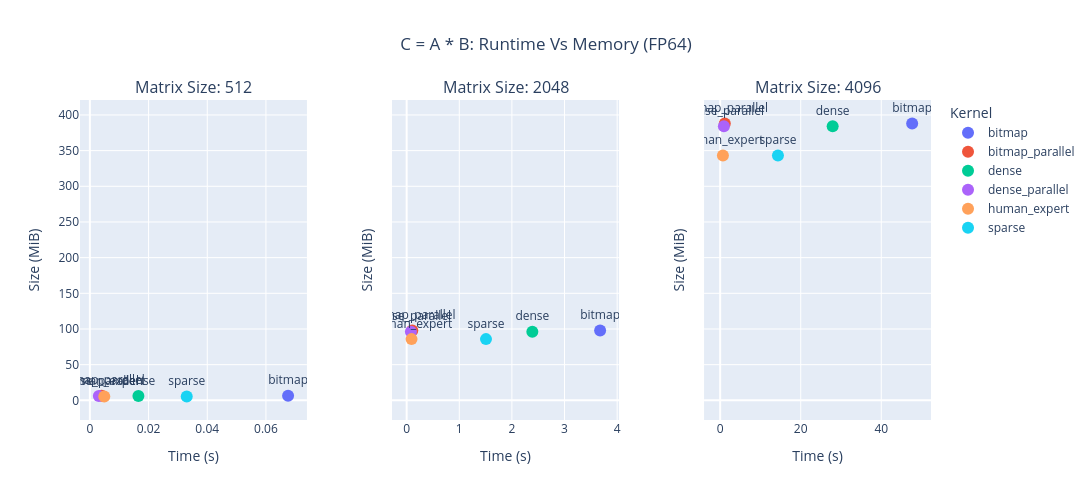

The notebook cell saved with this chart:
### Code cell
SIZES = [512, 2048, 4096]
SPARSITY = 50

fig = make_subplots(
    rows=1, 
    cols=3,
    subplot_titles=(f'Matrix Size: {SIZES[0]}',
                   f'Matrix Size: {SIZES[1]}',
                   f'Matrix Size: {SIZES[2]}',),
    horizontal_spacing=0.1,
    shared_yaxes=True,
    shared_xaxes=False
)


df_list = []
for size in SIZES:
    df_list.append(full_df[(full_df["M"] == size) & (full_df["sparsity"] == SPARSITY)])

unique_kernels = full_df['kernel'].unique()
color_sequence = px.colors.qualitative.Plotly

for i, df in enumerate(df_list, start=1):
    for j, kernel in enumerate(unique_kernels):
        kernel_df = df[df['kernel'] == kernel]
        fig.add_trace(
            go.Scatter(
                x=kernel_df['seconds'],
                y=kernel_df['mb'],
                mode='markers+text',
                name=kernel,
                text=kernel,
                textposition='top center',
                marker=dict(
                    size=15,
                    color=color_sequence[j % len(color_sequence)]
                ),
                hovertemplate=(
                    "Time: %{x:.2f}s<br>" +
                    "Memory: %{y:.2f} MiB<br>" +
                    "<extra></extra>"
                ),
                showlegend=True if i == 1 else False,
            ),
            row=1, col=i
        )

fig.update_layout(
    title_text="C = A * B: Runtime Vs Memory (FP64)",
    title_x=0.5,
    height=500,
    width=1600,
    legend_title_text='Kernel',
    hovermode='closest'
)

fig.update_xaxes(title_text="Time (s)", row=1, col=1)
fig.update_xaxes(title_text="Time (s)", row=1, col=2)
fig.update_xaxes(title_text="Time (s)", row=1, col=3)
fig.update_yaxes(title_text="Size (MiB)", row=1, col=1)
fig.update_yaxes(title_text="Size (MiB)", row=1, col=2)
fig.update_yaxes(title_text="Size (MiB)", row=1, col=3)

fig.update_traces(marker=dict(size=12), textposition='top center')

fig.show()

### Figure 1 — Plotly figure (JSON) as saved in the notebook; plotly's stock layout.template omitted (floating-point values rounded to 4 significant figures)
{"data": [{"hovertemplate": "Time: %{x:.2f}s<br>Memory: %{y:.2f} MiB<br><extra></extra>", "marker": {"color": "#636EFA", "size": 12}, "mode": "markers+text", "name": "bitmap", "showlegend": true, "text": "bitmap", "textposition": "top center", "type": "scatter", "x": [0.06755], "xaxis": "x", "y": [6.5], "yaxis": "y"}, {"hovertemplate": "Time: %{x:.2f}s<br>Memory: %{y:.2f} MiB<br><extra></extra>", "marker": {"color": "#EF553B", "size": 12}, "mode": "markers+text", "name": "bitmap_parallel", "showlegend": true, "text": "bitmap_parallel", "textposition": "top center", "type": "scatter", "x": [0.004028], "xaxis": "x", "y": [6.5], "yaxis": "y"}, {"hovertemplate": "Time: %{x:.2f}s<br>Memory: %{y:.2f} MiB<br><extra></extra>", "marker": {"color": "#00CC96", "size": 12}, "mode": "markers+text", "name": "dense", "showlegend": true, "text": "dense", "textposition": "top center", "type": "scatter", "x": [0.01654], "xaxis": "x", "y": [6.0], "yaxis": "y"}, {"hovertemplate": "Time: %{x:.2f}s<br>Memory: %{y:.2f} MiB<br><extra></extra>", "marker": {"color": "#AB63FA", "size": 12}, "mode": "markers+text", "name": "dense_parallel", "showlegend": true, "text": "dense_parallel", "textposition": "top center", "type": "scatter", "x": [0.003054], "xaxis": "x", "y": [6.0], "yaxis": "y"}, {"hovertemplate": "Time: %{x:.2f}s<br>Memory: %{y:.2f} MiB<br><extra></extra>", "marker": {"color": "#FFA15A", "size": 12}, "mode": "markers+text", "name": "human_expert", "showlegend": true, "text": "human_expert", "textposition": "top center", "type": "scatter", "x": [0.004904], "xaxis": "x", "y": [5.367], "yaxis": "y"}, {"hovertemplate": "Time: %{x:.2f}s<br>Memory: %{y:.2f} MiB<br><extra></extra>", "marker": {"color": "#19D3F3", "size": 12}, "mode": "markers+text", "name": "sparse", "showlegend": true, "text": "sparse", "textposition": "top center", "type": "scatter", "x": [0.03301], "xaxis": "x", "y": [5.367], "yaxis": "y"}, {"hovertemplate": "Time: %{x:.2f}s<br>Memory: %{y:.2f} MiB<br><extra></extra>", "marker": {"color": "#636EFA", "size": 12}, "mode": "markers+text", "name": "bitmap", "showlegend": false, "text": "bitmap", "textposition": "top center", "type": "scatter", "x": [3.676], "xaxis": "x2", "y": [98.0], "yaxis": "y2"}, {"hovertemplate": "Time: %{x:.2f}s<br>Memory: %{y:.2f} MiB<br><extra></extra>", "marker": {"color": "#EF553B", "size": 12}, "mode": "markers+text", "name": "bitmap_parallel", "showlegend": false, "text": "bitmap_parallel", "textposition": "top center", "type": "scatter", "x": [0.1067], "xaxis": "x2", "y": [98.0], "yaxis": "y2"}, {"hovertemplate": "Time: %{x:.2f}s<br>Memory: %{y:.2f} MiB<br><extra></extra>", "marker": {"color": "#00CC96", "size": 12}, "mode": "markers+text", "name": "dense", "showlegend": false, "text": "dense", "textposition": "top center", "type": "scatter", "x": [2.388], "xaxis": "x2", "y": [96.0], "yaxis": "y2"}, {"hovertemplate": "Time: %{x:.2f}s<br>Memory: %{y:.2f} MiB<br><extra></extra>", "marker": {"color": "#AB63FA", "size": 12}, "mode": "markers+text", "name": "dense_parallel", "showlegend": false, "text": "dense_parallel", "textposition": "top center", "type": "scatter", "x": [0.08031], "xaxis": "x2", "y": [96.0], "yaxis": "y2"}, {"hovertemplate": "Time: %{x:.2f}s<br>Memory: %{y:.2f} MiB<br><extra></extra>", "marker": {"color": "#FFA15A", "size": 12}, "mode": "markers+text", "name": "human_expert", "showlegend": false, "text": "human_expert", "textposition": "top center", "type": "scatter", "x": [0.09277], "xaxis": "x2", "y": [85.8], "yaxis": "y2"}, {"hovertemplate": "Time: %{x:.2f}s<br>Memory: %{y:.2f} MiB<br><extra></extra>", "marker": {"color": "#19D3F3", "size": 12}, "mode": "markers+text", "name": "sparse", "showlegend": false, "text": "sparse", "textposition": "top center", "type": "scatter", "x": [1.507], "xaxis": "x2", "y": [85.8], "yaxis": "y2"}, {"hovertemplate": "Time: %{x:.2f}s<br>Memory: %{y:.2f} MiB<br><extra></extra>", "marker": {"color": "#636EFA", "size": 12}, "mode": "markers+text", "name": "bitmap", "showlegend": false, "text": "bitmap", "textposition": "top center", "type": "scatter", "x": [47.67], "xaxis": "x3", "y": [388.0], "yaxis": "y3"}, {"hovertemplate": "Time: %{x:.2f}s<br>Memory: %{y:.2f} MiB<br><extra></extra>", "marker": {"color": "#EF553B", "size": 12}, "mode": "markers+text", "name": "bitmap_parallel", "showlegend": false, "text": "bitmap_parallel", "textposition": "top center", "type": "scatter", "x": [1.145], "xaxis": "x3", "y": [388.0], "yaxis": "y3"}, {"hovertemplate": "Time: %{x:.2f}s<br>Memory: %{y:.2f} MiB<br><extra></extra>", "marker": {"color": "#00CC96", "size": 12}, "mode": "markers+text", "name": "dense", "showlegend": false, "text": "dense", "textposition": "top center", "type": "scatter", "x": [27.93], "xaxis": "x3", "y": [384.0], "yaxis": "y3"}, {"hovertemplate": "Time: %{x:.2f}s<br>Memory: %{y:.2f} MiB<br><extra></extra>", "marker": {"color": "#AB63FA", "size": 12}, "mode": "markers+text", "name": "dense_parallel", "showlegend": false, "text": "dense_parallel", "textposition": "top center", "type": "scatter", "x": [0.9214], "xaxis": "x3", "y": [384.0], "yaxis": "y3"}, {"hovertemplate": "Time: %{x:.2f}s<br>Memory: %{y:.2f} MiB<br><extra></extra>", "marker": {"color": "#FFA15A", "size": 12}, "mode": "markers+text", "name": "human_expert", "showlegend": false, "text": "human_expert", "textposition": "top center", "type": "scatter", "x": [0.6795], "xaxis": "x3", "y": [343.1], "yaxis": "y3"}, {"hovertemplate": "Time: %{x:.2f}s<br>Memory: %{y:.2f} MiB<br><extra></extra>", "marker": {"color": "#19D3F3", "size": 12}, "mode": "markers+text", "name": "sparse", "showlegend": false, "text": "sparse", "textposition": "top center", "type": "scatter", "x": [14.34], "xaxis": "x3", "y": [343.1], "yaxis": "y3"}], "layout": {"annotations": [{"font": {"size": 16}, "showarrow": false, "text": "Matrix Size: 512", "x": 0.1333, "xanchor": "center", "xref": "paper", "y": 1, "yanchor": "bottom", "yref": "paper"}, {"font": {"size": 16}, "showarrow": false, "text": "Matrix Size: 2048", "x": 0.5, "xanchor": "center", "xref": "paper", "y": 1, "yanchor": "bottom", "yref": "paper"}, {"font": {"size": 16}, "showarrow": false, "text": "Matrix Size: 4096", "x": 0.8667, "xanchor": "center", "xref": "paper", "y": 1, "yanchor": "bottom", "yref": "paper"}], "height": 500, "hovermode": "closest", "legend": {"title": {"text": "Kernel"}}, "title": {"text": "C = A * B: Runtime Vs Memory (FP64)", "x": 0.5}, "width": 1600, "xaxis": {"anchor": "y", "domain": [0, 0.2667], "title": {"text": "Time (s)"}}, "xaxis2": {"anchor": "y2", "domain": [0.3667, 0.6333], "title": {"text": "Time (s)"}}, "xaxis3": {"anchor": "y3", "domain": [0.7333, 1], "title": {"text": "Time (s)"}}, "yaxis": {"anchor": "x", "domain": [0, 1], "title": {"text": "Size (MiB)"}}, "yaxis2": {"anchor": "x2", "domain": [0, 1], "matches": "y", "showticklabels": false, "title": {"text": "Size (MiB)"}}, "yaxis3": {"anchor": "x3", "domain": [0, 1], "matches": "y", "showticklabels": false, "title": {"text": "Size (MiB)"}}}}
